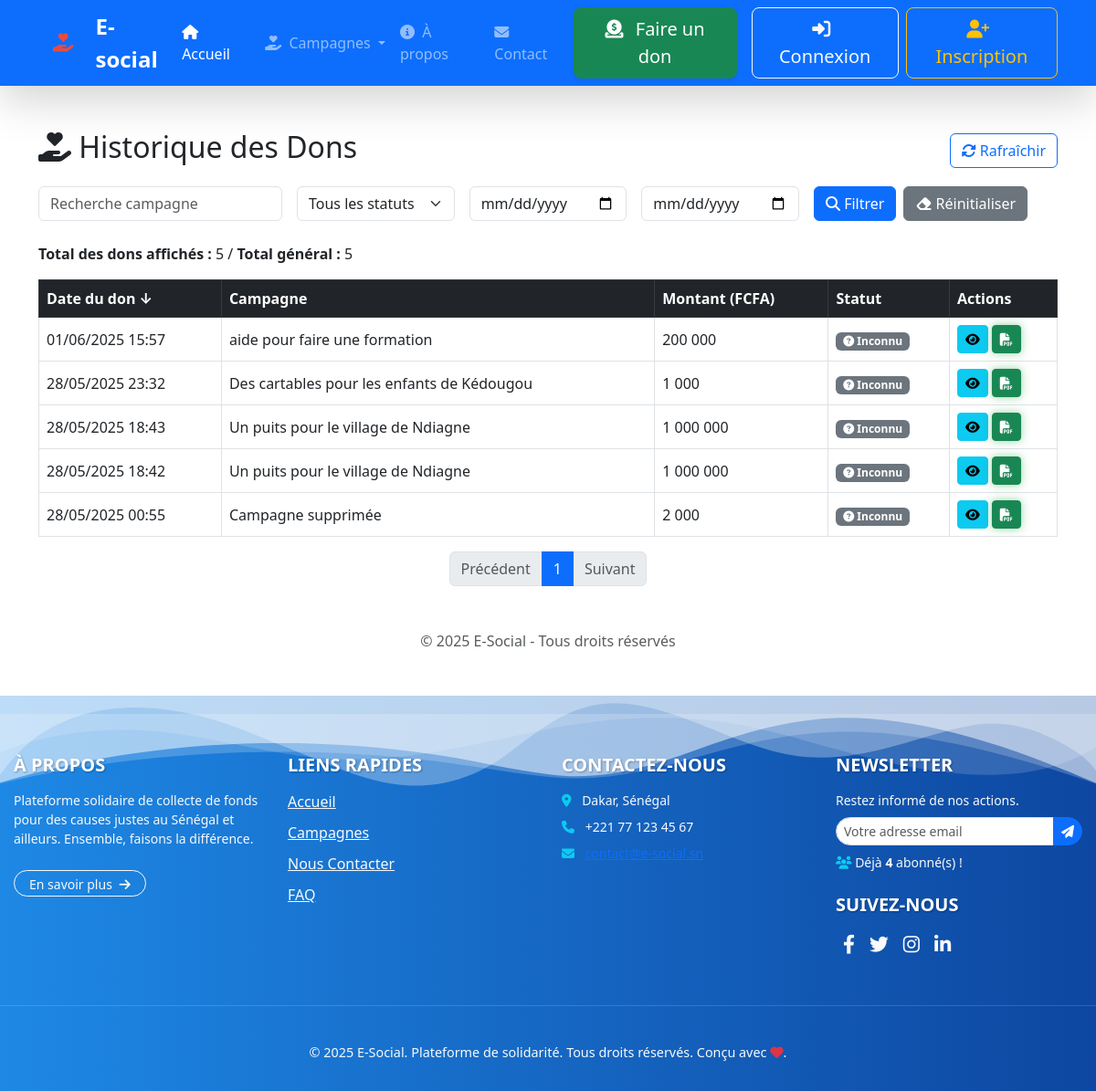
The app's page /utilisateur/mes_dons.php with its own data.
### tables this page shows
CREATE TABLE IF NOT EXISTS `dons` (
  `id` int NOT NULL AUTO_INCREMENT,
  `utilisateur_id` int DEFAULT NULL,
  `campagne_id` int DEFAULT NULL,
  `montant` decimal(12,2) NOT NULL,
  `date_don` datetime DEFAULT CURRENT_TIMESTAMP,
  `moyen_paiement_id` int DEFAULT NULL,
  `statut` enum('en attente','confirmé','rejeté') DEFAULT 'en attente',
  `preuve_paiement` varchar(255) DEFAULT NULL,
  PRIMARY KEY (`id`),
  KEY `utilisateur_id` (`utilisateur_id`),
  KEY `campagne_id` (`campagne_id`),
  KEY `moyen_paiement_id` (`moyen_paiement_id`)
);

CREATE TABLE IF NOT EXISTS `campagnes` (
  `id` int NOT NULL AUTO_INCREMENT,
  `titre` varchar(255) NOT NULL,
  `description` text NOT NULL,
  `montant_vise` decimal(12,2) NOT NULL,
  `montant_atteint` decimal(12,2) DEFAULT '0.00',
  `date_debut` date DEFAULT NULL,
  `date_fin` date DEFAULT NULL,
  `statut` enum('en cours','terminée','suspendue') DEFAULT 'en cours',
  `categorie_id` int DEFAULT NULL,
  `beneficiaire_id` int DEFAULT NULL,
  `image_campagne` varchar(255) DEFAULT NULL,
  `date_creation` datetime DEFAULT CURRENT_TIMESTAMP,
  PRIMARY KEY (`id`),
  KEY `categorie_id` (`categorie_id`),
  KEY `beneficiaire_id` (`beneficiaire_id`)
);

### utilisateur/mes_dons.php (the view, shortened to what this page needs)
<?php
require_once '../includes/navbar.php';
$pdo = getPDO();
$donneesParPage = 10;
$page = isset($_GET['page']) && is_numeric($_GET['page']) ? (int)$_GET['page'] : 1;
$debut = ($page - 1) * $donneesParPage;
$filtreCampagne = $_GET['campagne'] ?? '';
$filtreDateDebut = $_GET['date_debut'] ?? '';
$filtreDateFin = $_GET['date_fin'] ?? '';
$whereSql = '';
$colonnesValides = ['date_don', 'montant', 'statut'];
$ordreColonne = in_array($_GET['tri'] ?? '', $colonnesValides) ? $_GET['tri'] : 'date_don';
$ordreSens = ($_GET['sens'] ?? 'desc') === 'asc' ? 'ASC' : 'DESC';
$sql = "
    SELECT d.id, d.montant, d.date_don, d.statut, c.titre AS campagne_titre
    FROM dons d
    LEFT JOIN campagnes c ON d.campagne_id = c.id
    $whereSql
    ORDER BY $ordreColonne $ordreSens
    LIMIT :debut, :nb
";
$stmt = $pdo->prepare($sql);
$stmt->bindValue(':debut', $debut, PDO::PARAM_INT);
$stmt->bindValue(':nb', $donneesParPage, PDO::PARAM_INT);
$stmt->execute();
$dons = $stmt->fetchAll(PDO::FETCH_ASSOC);
$sqlCount = "SELECT COUNT(*) FROM dons d LEFT JOIN campagnes c ON d.campagne_id = c.id $whereSql";
$stmtCount = $pdo->prepare($sqlCount);
$stmtCount->execute();
$totalDons = $stmtCount->fetchColumn();
$totalPages = ceil($totalDons / $donneesParPage);
function statutBadge($statut) {
    switch ($statut) {
        default:
            return '<span class="badge bg-secondary"><i class="fas fa-question-circle"></i> Inconnu</span>';
    }
}
?>
<!DOCTYPE html>
<html lang="fr">
<head>
    <link href="https://cdn.jsdelivr.net/npm/bootstrap@5.3.0/dist/css/bootstrap.min.css" rel="stylesheet" />
    <link rel="stylesheet" href="https://cdnjs.cloudflare.com/ajax/libs/font-awesome/6.4.0/css/all.min.css" />
</head>
<body>
<div class="container py-5">
    <div class="d-flex justify-content-between align-items-center mb-3">
        <h2><i class="fas fa-hand-holding-heart"></i> Historique des Dons</h2>
        <a href="mes_dons.php" class="btn btn-outline-primary" title="Rafraîchir la liste">
            <i class="fas fa-sync-alt"></i> Rafraîchir
        </a>
    </div>
    <form method="GET" class="row g-3 mb-4">
        <div class="col-md-3">
            <input type="text" name="campagne" class="form-control" placeholder="Recherche campagne" value="<?php echo htmlspecialchars($filtreCampagne); ?>" />
        </div>
        <div class="col-md-2">
            <select name="statut" class="form-select">
                <option value="">Tous les statuts</option>
            </select>
        </div>
        <div class="col-md-2">
            <input type="date" name="date_debut" class="form-control" value="<?php echo htmlspecialchars($filtreDateDebut); ?>" />
        </div>
        <div class="col-md-2">
            <input type="date" name="date_fin" class="form-control" value="<?php echo htmlspecialchars($filtreDateFin); ?>" />
        </div>
        <div class="col-md-3 d-flex gap-2">
            <button type="submit" class="btn btn-primary"><i class="fas fa-search"></i> Filtrer</button>
            <a href="mes_dons.php" class="btn btn-secondary"><i class="fas fa-eraser"></i> Réinitialiser</a>
        </div>
    </form>
    <div class="mb-3">
        <strong>Total des dons affichés :</strong> <?php echo number_format(count($dons), 0, ',', ' '); ?> /
        <strong>Total général :</strong> <?php echo number_format($totalDons, 0, ',', ' '); ?>
    </div>
    <?php if (count($dons) > 0): ?>
    <div class="table-responsive">
    <table class="table table-bordered table-hover align-middle">
        <thead class="table-dark">
            <tr>
                <?php
                function triLien($colonne, $label, $ordreColonne, $ordreSens) {
                    $sensOppose = ($ordreColonne === $colonne && $ordreSens === 'ASC') ? 'desc' : 'asc';
                    $icone = '';
                    if ($ordreColonne === $colonne) {
                        $icone = $ordreSens === 'ASC' ? '↑' : '↓';
                    }
                    $url = "mes_dons.php?tri=$colonne&sens=$sensOppose";
                    return "<a href=\"$url\">$label $icone</a>";
                }
                ?>
                <th><?= triLien('date_don', 'Date du don', $ordreColonne, $ordreSens) ?></th>
                <th>Campagne</th>
                <th><?= triLien('montant', 'Montant (FCFA)', $ordreColonne, $ordreSens) ?></th>
                <th><?= triLien('statut', 'Statut', $ordreColonne, $ordreSens) ?></th>
                <th>Actions</th>
            </tr>
        </thead>
        <tbody>
            <?php foreach ($dons as $don): ?>
            <tr>
                <td><?= date('d/m/Y H:i', strtotime($don['date_don'])) ?></td>
                <td><?= htmlspecialchars($don['campagne_titre'] ?? 'Campagne supprimée') ?></td>
                <td><?= number_format($don['montant'], 0, ',', ' ') ?></td>
                <td><?= statutBadge($don['statut']) ?></td>
                <td>
                    <a href="don_detail.php?id=<?= $don['id'] ?>" class="btn btn-sm btn-info" title="Voir le détail">
                        <i class="fas fa-eye"></i>
                    </a>
                    <a href="don_recu.php?id=<?= $don['id'] ?>" class="btn btn-sm btn-success" title="Télécharger reçu PDF" target="_blank">
                        <i class="fas fa-file-pdf"></i>
                    </a>
                </td>
            </tr>
            <?php endforeach; ?>
        </tbody>
    </table>
    </div>
    <nav aria-label="Pagination">
      <ul class="pagination justify-content-center">
        <li class="page-item <?= $page <= 1 ? 'disabled' : '' ?>">
          <a class="page-link" href="?page=<?= $page-1 ?>&tri=<?= $ordreColonne ?>&sens=<?= strtolower($ordreSens) ?>" tabindex="-1">Précédent</a>
        </li>
        <?php
        $start = max(1, $page - 3);
        $end = min($totalPages, $page + 3);
        for ($i = $start; $i <= $end; $i++): ?>
          <li class="page-item <?= $i === $page ? 'active' : '' ?>">
            <a class="page-link" href="?page=<?= $i ?>&tri=<?= $ordreColonne ?>&sens=<?= strtolower($ordreSens) ?>"><?= $i ?></a>
          </li>
        <?php endfor;
        ?>
        <li class="page-item <?= $page >= $totalPages ? 'disabled' : '' ?>">
          <a class="page-link" href="?page=<?= $page+1 ?>&tri=<?= $ordreColonne ?>&sens=<?= strtolower($ordreSens) ?>">Suivant</a>
        </li>
      </ul>
    </nav>
    <?php else: ?>
    <div class="alert alert-info text-center">
        <i class="fas fa-info-circle"></i> Aucun don trouvé. Essayez de modifier les filtres ou revenez plus tard.
    </div>
    <?php endif; ?>
    <div class="text-center mt-5 text-muted">
        &copy; <?= date('Y') ?> E-Social - Tous droits réservés
    </div>
</div>
<?php require_once '../includes/footer.php';  ?>
</body>
</html>

### includes/navbar.php (style rules this page uses)
.btn-success { box-shadow: 0 0 10px rgba(40, 167, 69, 0.5); }

### utilisateur/mes_dons.php (style rules this page uses)
th a { color: inherit; text-decoration: none; }
.table-responsive { max-height: 600px; overflow-y: auto; }

### records on screen
dons: date_don "01/06/2025 15:57", campagne.titre "aide pour faire une formation", montant "200 000", statut "Inconnu"
dons: date_don "28/05/2025 23:32", campagne.titre "Des cartables pour les enfants de Kédougou", montant "1 000", statut "Inconnu"
dons: date_don "28/05/2025 18:43", campagne.titre "Un puits pour le village de Ndiagne", montant "1 000 000", statut "Inconnu"
dons: date_don "28/05/2025 18:42", campagne.titre "Un puits pour le village de Ndiagne", montant "1 000 000", statut "Inconnu"
dons: date_don "28/05/2025 00:55", campagne_titre "Campagne supprimée", montant "2 000", statut "Inconnu"

### other values on screen
count($dons) "5"
$totalDons "5"
$label "Date du don Montant (FCFA) Statut"
$icone "↓"
$newsletter_subscribers_count "4"
